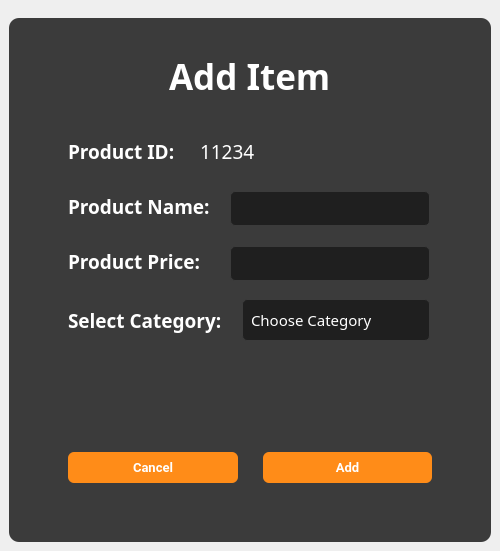
<?xml version="1.0" encoding="UTF-8"?>
<ui version="4.0">
 <class>MainWindow</class>
 <widget class="QMainWindow" name="MainWindow">
  <property name="geometry">
   <rect>
    <x>0</x>
    <y>0</y>
    <width>500</width>
    <height>551</height>
   </rect>
  </property>
  <property name="windowTitle">
   <string>MainWindow</string>
  </property>
  <widget class="QWidget" name="centralwidget">
   <layout class="QVBoxLayout" name="verticalLayout">
    <item>
     <widget class="QWidget" name="widget" native="true">
      <property name="styleSheet">
       <string notr="true">border-radius: 10px;
</string>
      </property>
      <layout class="QVBoxLayout" name="verticalLayout_2">
       <property name="spacing">
        <number>0</number>
       </property>
       <property name="leftMargin">
        <number>0</number>
       </property>
       <property name="rightMargin">
        <number>0</number>
       </property>
       <property name="bottomMargin">
        <number>0</number>
       </property>
       <item>
        <widget class="QWidget" name="widget_2" native="true">
         <property name="styleSheet">
          <string notr="true">background-color: rgb(59, 59, 59);</string>
         </property>
         <layout class="QVBoxLayout" name="verticalLayout_3">
          <property name="topMargin">
           <number>25</number>
          </property>
          <item alignment="Qt::AlignTop">
           <widget class="QWidget" name="widget_3" native="true">
            <property name="minimumSize">
             <size>
              <width>0</width>
              <height>50</height>
             </size>
            </property>
            <layout class="QHBoxLayout" name="horizontalLayout">
             <item alignment="Qt::AlignHCenter">
              <widget class="QLabel" name="label_37">
               <property name="sizePolicy">
                <sizepolicy hsizetype="Expanding" vsizetype="Expanding">
                 <horstretch>0</horstretch>
                 <verstretch>0</verstretch>
                </sizepolicy>
               </property>
               <property name="font">
                <font>
                 <family>Poppins SemiBold</family>
                 <pointsize>26</pointsize>
                 <bold>true</bold>
                </font>
               </property>
               <property name="styleSheet">
                <string notr="true">QLabel{
	color:white;
}</string>
               </property>
               <property name="text">
                <string>Add Item</string>
               </property>
              </widget>
             </item>
            </layout>
           </widget>
          </item>
          <item alignment="Qt::AlignHCenter">
           <widget class="QWidget" name="widget_4" native="true">
            <property name="sizePolicy">
             <sizepolicy hsizetype="Preferred" vsizetype="Expanding">
              <horstretch>0</horstretch>
              <verstretch>0</verstretch>
             </sizepolicy>
            </property>
            <property name="minimumSize">
             <size>
              <width>400</width>
              <height>0</height>
             </size>
            </property>
            <property name="maximumSize">
             <size>
              <width>200</width>
              <height>16777215</height>
             </size>
            </property>
            <property name="styleSheet">
             <string notr="true"/>
            </property>
            <layout class="QVBoxLayout" name="verticalLayout_4">
             <item>
              <widget class="QWidget" name="widget_102" native="true">
               <property name="minimumSize">
                <size>
                 <width>380</width>
                 <height>230</height>
                </size>
               </property>
               <property name="maximumSize">
                <size>
                 <width>360</width>
                 <height>16777215</height>
                </size>
               </property>
               <layout class="QVBoxLayout" name="verticalLayout_5">
                <property name="spacing">
                 <number>20</number>
                </property>
                <item>
                 <layout class="QHBoxLayout" name="horizontalLayout_45">
                  <item>
                   <widget class="QLabel" name="label_38">
                    <property name="maximumSize">
                     <size>
                      <width>16777215</width>
                      <height>35</height>
                     </size>
                    </property>
                    <property name="font">
                     <font>
                      <family>Poppins SemiBold</family>
                      <pointsize>14</pointsize>
                      <bold>true</bold>
                     </font>
                    </property>
                    <property name="styleSheet">
                     <string notr="true">QLabel{
	color:white;
}</string>
                    </property>
                    <property name="text">
                     <string>Product ID: </string>
                    </property>
                   </widget>
                  </item>
                  <item>
                   <widget class="QLabel" name="label_39">
                    <property name="minimumSize">
                     <size>
                      <width>0</width>
                      <height>35</height>
                     </size>
                    </property>
                    <property name="maximumSize">
                     <size>
                      <width>16777215</width>
                      <height>35</height>
                     </size>
                    </property>
                    <property name="font">
                     <font>
                      <family>Poppins Medium</family>
                      <pointsize>14</pointsize>
                      <bold>false</bold>
                     </font>
                    </property>
                    <property name="styleSheet">
                     <string notr="true">QLabel{
	color:white;
}</string>
                    </property>
                    <property name="text">
                     <string>11234</string>
                    </property>
                   </widget>
                  </item>
                  <item>
                   <spacer name="horizontalSpacer_7">
                    <property name="orientation">
                     <enum>Qt::Horizontal</enum>
                    </property>
                    <property name="sizeHint" stdset="0">
                     <size>
                      <width>171</width>
                      <height>35</height>
                     </size>
                    </property>
                   </spacer>
                  </item>
                 </layout>
                </item>
                <item>
                 <layout class="QHBoxLayout" name="horizontalLayout_3">
                  <item>
                   <widget class="QLabel" name="label_40">
                    <property name="font">
                     <font>
                      <family>Poppins SemiBold</family>
                      <pointsize>14</pointsize>
                      <bold>true</bold>
                     </font>
                    </property>
                    <property name="styleSheet">
                     <string notr="true">QLabel{
	color:white;
}</string>
                    </property>
                    <property name="text">
                     <string>Product Name:</string>
                    </property>
                   </widget>
                  </item>
                  <item>
                   <widget class="QLineEdit" name="lineEdit_7">
                    <property name="sizePolicy">
                     <sizepolicy hsizetype="Fixed" vsizetype="Fixed">
                      <horstretch>0</horstretch>
                      <verstretch>0</verstretch>
                     </sizepolicy>
                    </property>
                    <property name="minimumSize">
                     <size>
                      <width>200</width>
                      <height>35</height>
                     </size>
                    </property>
                    <property name="maximumSize">
                     <size>
                      <width>16777215</width>
                      <height>30</height>
                     </size>
                    </property>
                    <property name="font">
                     <font>
                      <family>Poppins Medium</family>
                      <pointsize>11</pointsize>
                     </font>
                    </property>
                    <property name="styleSheet">
                     <string notr="true">QLineEdit {
    background-color: #1F1F1F;
    border: 1px solid #3B3B3B;
    border-radius: 5px;
    padding: 8px;
    color: white;
}

QLineEdit:focus {
    border-color: #FF8C18; /* Change border color when line edit is focused */
}

QLineEdit::placeholder {
    color: #808080; /* Placeholder text color */
}

QLineEdit::hover {
    background-color: #272727; /* Change background color on hover */
}
</string>
                    </property>
                   </widget>
                  </item>
                 </layout>
                </item>
                <item>
                 <layout class="QHBoxLayout" name="horizontalLayout_4">
                  <item>
                   <widget class="QLabel" name="label_57">
                    <property name="font">
                     <font>
                      <family>Poppins SemiBold</family>
                      <pointsize>14</pointsize>
                      <bold>true</bold>
                     </font>
                    </property>
                    <property name="styleSheet">
                     <string notr="true">QLabel{
	color:white;
}</string>
                    </property>
                    <property name="text">
                     <string>Product Price:</string>
                    </property>
                   </widget>
                  </item>
                  <item>
                   <widget class="QLineEdit" name="lineEdit_8">
                    <property name="sizePolicy">
                     <sizepolicy hsizetype="Fixed" vsizetype="Fixed">
                      <horstretch>0</horstretch>
                      <verstretch>0</verstretch>
                     </sizepolicy>
                    </property>
                    <property name="minimumSize">
                     <size>
                      <width>200</width>
                      <height>35</height>
                     </size>
                    </property>
                    <property name="maximumSize">
                     <size>
                      <width>16777215</width>
                      <height>30</height>
                     </size>
                    </property>
                    <property name="font">
                     <font>
                      <family>Poppins Medium</family>
                      <pointsize>11</pointsize>
                     </font>
                    </property>
                    <property name="styleSheet">
                     <string notr="true">QLineEdit {
    background-color: #1F1F1F;
    border: 1px solid #3B3B3B;
    border-radius: 5px;
    padding: 8px;
    color: white;
}

QLineEdit:focus {
    border-color: #FF8C18; /* Change border color when line edit is focused */
}

QLineEdit::placeholder {
    color: #808080; /* Placeholder text color */
}

QLineEdit::hover {
    background-color: #272727; /* Change background color on hover */
}
</string>
                    </property>
                   </widget>
                  </item>
                 </layout>
                </item>
                <item>
                 <layout class="QHBoxLayout" name="horizontalLayout_2">
                  <item>
                   <widget class="QLabel" name="label_58">
                    <property name="font">
                     <font>
                      <family>Poppins SemiBold</family>
                      <pointsize>14</pointsize>
                      <bold>true</bold>
                     </font>
                    </property>
                    <property name="styleSheet">
                     <string notr="true">QLabel{
	color:white;
}</string>
                    </property>
                    <property name="text">
                     <string>Select Category:</string>
                    </property>
                   </widget>
                  </item>
                  <item>
                   <widget class="QComboBox" name="comboBox_2">
                    <property name="font">
                     <font>
                      <family>Poppins Medium</family>
                      <pointsize>11</pointsize>
                     </font>
                    </property>
                    <property name="styleSheet">
                     <string notr="true">QComboBox {
    background-color: #1F1F1F;
    border: 1px solid #3B3B3B;
    border-radius: 5px;
    padding: 8px;
    color: white;
    min-width: 150px; /* Set minimum width */
}

QComboBox::drop-down {
    border: none;
    subcontrol-origin: padding;
    subcontrol-position: top right;
    width: 20px;
    background-color: transparent;
}

QComboBox::down-arrow {
    image: url(:/iCons/icons8-down-arrow-25.png); 
    width: 16px; 
    height: 16px;
    subcontrol-origin: padding; 
    subcontrol-position: center right; 
}


QComboBox::item {
    background-color: #1F1F1F;
	color:white;
    padding: 8px;
}
QComboBox QAbstractItemView::item {
    background-color: #272727; 
    padding: 8px;
	border-radius:5px;
	border: 1px solid #3B3B3B;
    color: white; 
}

QComboBox::item:selected {
    background-color: #FF8C18;
}

QComboBox::hover {
    background-color: #272727; 
}
QComboBox QAbstractItemView::item:hover {
    background-color: #B7B7B7;
}
</string>
                    </property>
                    <property name="currentText">
                     <string/>
                    </property>
                    <property name="placeholderText">
                     <string>Choose Category</string>
                    </property>
                    <item>
                     <property name="text">
                      <string>Coffee</string>
                     </property>
                    </item>
                    <item>
                     <property name="text">
                      <string>Non-Coffee</string>
                     </property>
                    </item>
                   </widget>
                  </item>
                 </layout>
                </item>
                <item>
                 <spacer name="verticalSpacer">
                  <property name="orientation">
                   <enum>Qt::Vertical</enum>
                  </property>
                  <property name="sizeHint" stdset="0">
                   <size>
                    <width>20</width>
                    <height>66</height>
                   </size>
                  </property>
                 </spacer>
                </item>
               </layout>
              </widget>
             </item>
             <item>
              <widget class="QWidget" name="widget_5" native="true">
               <property name="minimumSize">
                <size>
                 <width>0</width>
                 <height>50</height>
                </size>
               </property>
               <layout class="QHBoxLayout" name="horizontalLayout_5">
                <property name="spacing">
                 <number>25</number>
                </property>
                <item>
                 <widget class="QPushButton" name="cancelUpdateBtn">
                  <property name="minimumSize">
                   <size>
                    <width>132</width>
                    <height>31</height>
                   </size>
                  </property>
                  <property name="maximumSize">
                   <size>
                    <width>16777215</width>
                    <height>31</height>
                   </size>
                  </property>
                  <property name="font">
                   <font>
                    <family>Roboto</family>
                    <pointsize>10</pointsize>
                    <bold>true</bold>
                   </font>
                  </property>
                  <property name="styleSheet">
                   <string notr="true">QPushButton {
    padding: 6px 14px;
    font-family: &quot;Roboto&quot;, sans-serif;
    border-radius: 6px;
    border: none;
    color: white;
    background: #FF8C18;
    box-shadow: 0px 0.5px 1.5px rgba(54, 122, 246, 0.25), inset 0px 0.8px 0px -0.25px rgba(255, 255, 255, 0.2);
    user-select: none;
    -webkit-user-select: none;
    touch-action: manipulation;
    transition: background-color 0.2s, box-shadow 0.2s; 
}
QPushButton::pressed {
    background-color: #B7B7B7;
    box-shadow: 0px 1px 2px rgba(0, 0, 0, 0.5) inset;
	color:black;
}
QPushButton:hover {
    background-color: #FFA54E; 
}</string>
                  </property>
                  <property name="text">
                   <string>Cancel</string>
                  </property>
                  <property name="checkable">
                   <bool>true</bool>
                  </property>
                  <property name="autoExclusive">
                   <bool>true</bool>
                  </property>
                 </widget>
                </item>
                <item>
                 <widget class="QPushButton" name="pushButton_32">
                  <property name="minimumSize">
                   <size>
                    <width>132</width>
                    <height>31</height>
                   </size>
                  </property>
                  <property name="maximumSize">
                   <size>
                    <width>16777215</width>
                    <height>31</height>
                   </size>
                  </property>
                  <property name="font">
                   <font>
                    <family>Roboto</family>
                    <pointsize>10</pointsize>
                    <bold>true</bold>
                   </font>
                  </property>
                  <property name="styleSheet">
                   <string notr="true">QPushButton {
    padding: 6px 14px;
    font-family: &quot;Roboto&quot;, sans-serif;
    border-radius: 6px;
    border: none;
    color: white;
    background: #FF8C18;
    box-shadow: 0px 0.5px 1.5px rgba(54, 122, 246, 0.25), inset 0px 0.8px 0px -0.25px rgba(255, 255, 255, 0.2);
    user-select: none;
    -webkit-user-select: none;
    touch-action: manipulation;
    transition: background-color 0.2s, box-shadow 0.2s; 
}
QPushButton::pressed {
    background-color: #B7B7B7;
    box-shadow: 0px 1px 2px rgba(0, 0, 0, 0.5) inset;
	color:black;
}
QPushButton:hover {
    background-color: #FFA54E; 
}</string>
                  </property>
                  <property name="text">
                   <string>Add</string>
                  </property>
                  <property name="checkable">
                   <bool>true</bool>
                  </property>
                  <property name="autoExclusive">
                   <bool>true</bool>
                  </property>
                 </widget>
                </item>
               </layout>
              </widget>
             </item>
             <item>
              <widget class="QWidget" name="widget_6" native="true">
               <property name="minimumSize">
                <size>
                 <width>0</width>
                 <height>25</height>
                </size>
               </property>
              </widget>
             </item>
            </layout>
           </widget>
          </item>
         </layout>
        </widget>
       </item>
      </layout>
     </widget>
    </item>
   </layout>
  </widget>
 </widget>
 <resources/>
 <connections>
  <connection>
   <sender>cancelUpdateBtn</sender>
   <signal>pressed()</signal>
   <receiver>MainWindow</receiver>
   <slot>close()</slot>
   <hints>
    <hint type="sourcelabel">
     <x>93</x>
     <y>468</y>
    </hint>
    <hint type="destinationlabel">
     <x>-34</x>
     <y>481</y>
    </hint>
   </hints>
  </connection>
 </connections>
</ui>
